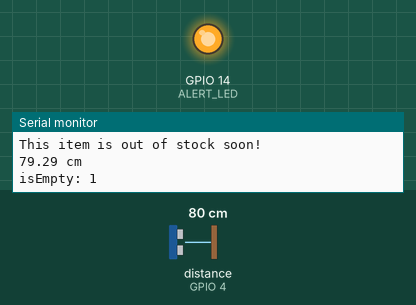
Recording of a sketch running on a simulated ESP8266 (NodeMCU). Parts: output pins drawn as LEDs (lit = HIGH), the last lines printed to the serial monitor. Wiring (inferred from the names in the program): ultrasonic range finder: trigger GPIO 5; echo GPIO 4. Inputs (shaded band) come from the test bench; at power-on: distance to the obstacle (sensor on GPIO 4) 80 cm. The echo pulse lasts 58.3 µs per cm; WiFi joins after 1.5 s; servers stay silent unless stated; a WiFi scan finds three made-up networks; web services answer with replies made up by the test bench; pins used as bus, display or sensor lines are not drawn.

Above: at 11.7 s.
11.8 s: distance to the obstacle (sensor on GPIO 4) set to 43 cm
16.2 s: distance to the obstacle (sensor on GPIO 4) set to 35 cm
At 18.2 s:
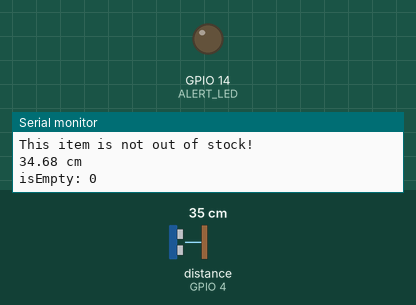
20.6 s: distance to the obstacle (sensor on GPIO 4) set to 60 cm
At 21.6 s:
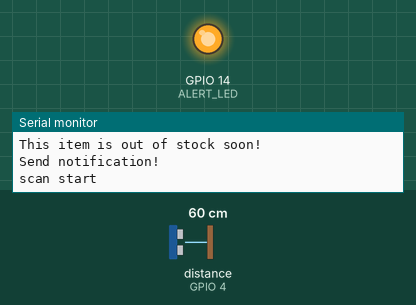
25.0 s: distance to the obstacle (sensor on GPIO 4) set to 2 cm
At 32.9 s:
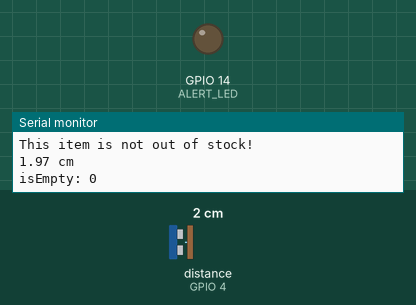
Timing chart, 0 to 34.3 s (numbered marks = the images above; inputs shaded):
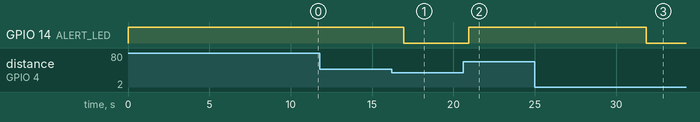

Measured:
- the behaviour switches between 41 and 40 cm on distance to the obstacle (sensor on GPIO 4) (found by bisection; images 0 and 1)
- after the input at 16.2 s, GPIO 14 (ALERT_LED): HIGH → LOW after 0.74 s
- after the input at 20.6 s, GPIO 14 (ALERT_LED): LOW → HIGH after 0.34 s
- after the input at 25.0 s, GPIO 14 (ALERT_LED): HIGH → LOW after 6.9 s

The sketch:

onlinePhase.ino
```cpp
#define TRIGGER 5 //D1 on board
#define ECHO    4 //D2 on board
#define ALERT_LED 14 //D5 on board

#include <ESP8266WiFi.h>

const char * ssid     = "Con Cho";
const char * password = "em0biet123";

// Maker Webhooks IFTTT
const char* server = "maker.ifttt.com";
const char* testObserved = "https://maker.ifttt.com/trigger/observed/with/key/kJSsZ6pRJ86wHmbbECDqLZGSphzZLjJiz3Cb47A_Ka-";
//const char* officialObserved = "https://maker.ifttt.com/trigger/observedPos/with/key/kJSsZ6pRJ86wHmbbECDqLZGSphzZLjJiz3Cb47A_Ka-";

String ssid1, rssi1;
String ssid2, rssi2;
String ssid3, rssi3;
float refDistance = 40;
bool isEmpty;


void setup() {
  Serial.begin (115200);
  pinMode(TRIGGER, OUTPUT);
  pinMode(ECHO, INPUT);
  pinMode(ALERT_LED, OUTPUT);
  Serial.println("Setup done");
}

void ConnectWIFI(){
  delay(10);
  WiFi.mode(WIFI_STA);
  WiFi.begin(ssid, password);
  Serial.println("Started");
  Serial.print("Connecting");
  while (WiFi.status() != WL_CONNECTED) {
    delay(500);
    Serial.print(".");
  }
}
void DisconnectWIFI(){
  // Set WiFi to station mode and disconnect from an AP if it was previously connected
  WiFi.mode(WIFI_STA);
  WiFi.disconnect();
  delay(100);
}

void SendData(String resource, String rssi1, String rssi2, String rssi3) {
  Serial.print("Connecting to ");
  Serial.print(server);

  WiFiClient client;
  int retries = 5;
  while(!!!client.connect(server, 80) && (retries-- > 0)) {
    Serial.print(".");
  }
  Serial.println();
  if(!!!client.connected()) {
    Serial.println("Failed to connect...");
  }
  Serial.print("Request resource: ");
  Serial.println(resource);
  String jsonObject = String("{\"value1\":\"") + rssi1 + "\",\"value2\":\"" + rssi2 + "\",\"value3\":\"" + rssi3 + "\"}";
  client.println(String("POST ") + resource + " HTTP/1.1");
  client.println(String("Host: ") + server);
  client.println("Connection: close\r\nContent-Type: application/json");
  client.print("Content-Length: ");
  client.println(jsonObject.length());
  client.println();
  client.println(jsonObject);

  int timeout = 5 * 10; // 5 seconds
  while(!!!client.available() && (timeout-- > 0)){
    delay(100);
  }
  if(!!!client.available()) {
    Serial.println("No response...");
  }
  while(client.available()){
    Serial.write(client.read());
  }

  Serial.println("\nclosing connection");
  client.stop();
}
void ScanningWIFI(){
  Serial.println("scan start");

  // WiFi.scanNetworks will return the number of networks found
  int n = WiFi.scanNetworks();
  Serial.println("scan done");
  if (n == 0) {
    Serial.println("no networks found");
  } else {
    Serial.println(" networks found");
    for (int i = 0; i < n; i++) {
      // Print SSID and RSSI for each network found
      if (WiFi.SSID(i)[0] == 'A' && WiFi.SSID(i)[1] == 'P') {
        char numAP = WiFi.SSID(i)[2];
        switch(numAP) {
          case '1':
          ssid1  = WiFi.SSID(i);
          rssi1  = WiFi.RSSI(i);
          Serial.print(ssid1);
          Serial.print(" (");
          Serial.print(rssi1);
          Serial.print(")");
          break;
          case '2':
          ssid2  = WiFi.SSID(i);
          rssi2  = WiFi.RSSI(i);
          Serial.print(ssid2);
          Serial.print(" (");
          Serial.print(rssi2);
          Serial.print(")");
          break;
          case '3':
          ssid3  = WiFi.SSID(i);
          rssi3  = WiFi.RSSI(i);
          Serial.print(ssid3);
          Serial.print(" (");
          Serial.print(rssi3);
          Serial.print(")");
          break;
          default:
          break;
        }
      }
      delay(10);
    }
  }
  Serial.println("");

  // Wait a bit before scanning again
  delay(5000);
}

float ScanningObject(float refDistance){
  unsigned long duration;
  float distance;
  digitalWrite(TRIGGER, LOW);
  delayMicroseconds(2);

  digitalWrite(TRIGGER, HIGH);
  delayMicroseconds(10);
  digitalWrite(TRIGGER, LOW);

  duration = pulseIn(ECHO, HIGH);
  distance = (duration/2)/29.412;
  return distance;
}


void loop() {
  float distance = ScanningObject(refDistance);

 if(distance > refDistance){
  digitalWrite(ALERT_LED, HIGH);
  Serial.println("This item is out of stock soon!");
  if(!isEmpty){
    isEmpty = true;
    Serial.println("Send notification!");
    ScanningWIFI();
    ConnectWIFI();
    SendData(testObserved, rssi1, rssi2, rssi3);
    DisconnectWIFI();
    }
 }
 else{
  digitalWrite(ALERT_LED, LOW);
  Serial.println("This item is not out of stock!");
  isEmpty = false;
 }
 Serial.print(distance);
 Serial.println(" cm");
 Serial.print("isEmpty: ");
 Serial.println(isEmpty);
 Serial.println("");

 delay(2000);
}
```
